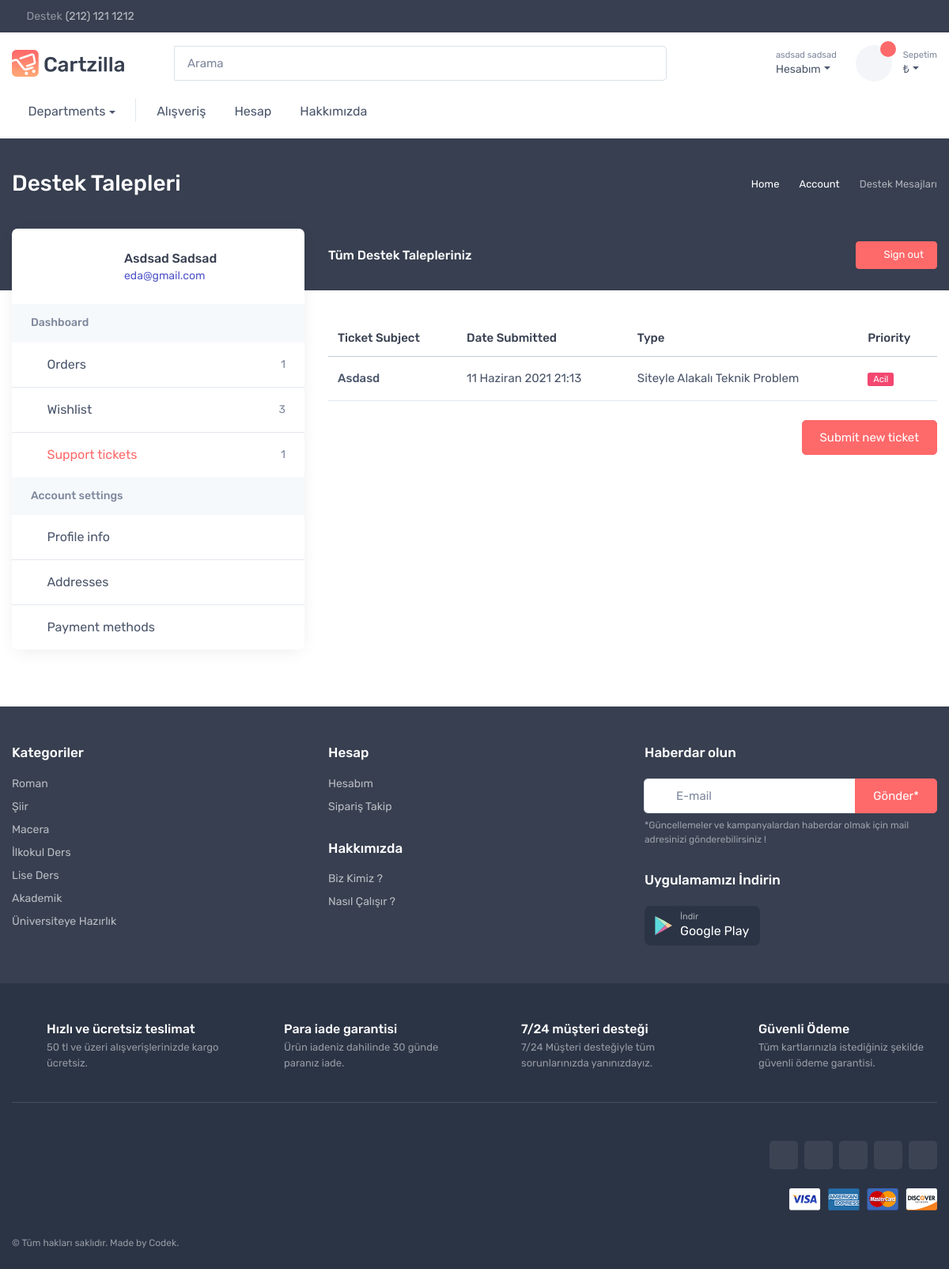
Page /kullanici/destek/ (signed in) on the committed database.
### kullanici/models.py (models this page shows, shortened)
class User(AbstractUser):
    first_name = models.CharField(_('first name'), max_length=150, blank=True,validators=[name_validator])
    last_name = models.CharField(_('last name'), max_length=150, blank=True,validators=[name_validator])
    email = models.EmailField(_('email address'), blank=True,validators=[email_validator],unique=True)
    password = models.CharField(_('password'), max_length=128,validators=[pass_validator])
    adres = models.TextField(max_length=500, blank=False)
    il = models.CharField(max_length=40, blank=False,validators=[])
    ilce = models.CharField(max_length=40, blank=False,validators=[])
    phone = models.CharField( max_length=12,validators=[phone_validator],unique=True)

### direct/models.py (models this page shows, shortened)
class ChatModel(models.Model):
    message_type = models.CharField(max_length=100)
    user = models.ForeignKey(User,on_delete=models.CASCADE)
    priority = models.CharField(max_length=100)
    subject = models.CharField(max_length=150,validators=[val_subject])
    first_message = models.CharField(max_length=250,validators=[val_message])
    created_time = models.DateTimeField(auto_now_add=True)

### kullanici/views.py (the view, shortened to what this page needs)
# urls.py: path("destek/",CreateChatView,name="destek"),
@login_required(login_url=reverse_lazy('login'))
def CreateChatView(request):
    form = CreateChatForm(request.POST or None)
    try:
        chat = ChatModel.objects.filter(user=request.user)
    except Exception as e:
        chat = None
    return render(request,"kullanici/profile/tickets.html",context={"form":form,"chats":chat})

### templates/kullanici/profile/tickets.html (shortened to what this page needs)
{% extends 'kullanici/profile/profile_base.html' %}
{% load static %}
{% block profile_body %}
 <section class="col-lg-12">
          <div class="table-responsive fs-md mb-4">
            <table class="table table-hover mb-0">
              <thead>
                <tr>
                  <th>Ticket Subject</th>
                  <th>Date Submitted</th>
                  <th>Type</th>
                  <th>Priority</th>
                </tr>
              </thead>
              <tbody>
              {% if chats %}
              {% for chat in chats %}
                <tr>
                  <td class="py-3"><a class="nav-link-style fw-medium" href="{% url 'single-ticket' chat.id %}">{{ chat.subject|title }}</a></td>
                  <td class="py-3">{{ chat.created_time }}</td>
                  <td class="py-3">{{ chat.message_type }}</td>
                  <td class="py-3"><span class="badge bg-{{ chat.priority }} m-0">
                      {% if chat.priority == 'danger' %}
                        Acil
                      {% elif chat.priority == 'warning' %}
                        Yüksek
                      {% elif chat.priority == 'info' %}
                        Orta
                    {% elif chat.priority == 'success' %}
                      Düşük
                    {% endif %}
                  </span></td>
                </tr>
              {% endfor %}
              {% endif %}
              </tbody>
            </table>
          </div>
          <div class="text-end">
            <button class="btn btn-primary" data-bs-toggle="modal" data-bs-target="#open-ticket">Submit new ticket</button>
          </div>
        </section>
      </div>
    </div>
{% endblock %}
{% block profil_navigation %}
Destek Mesajları
{% endblock %}
{% block baslik %}
Destek Talepleri
{% endblock %}
{% block sayfa_baslik %}
Tüm Destek Talepleriniz
{% endblock %}

### templates/kullanici/profile/profile_base.html (shortened to what this page needs)
 {% extends 'base/base.html' %}
 {% load static %}
{% block css %}
 <link rel="stylesheet" media="screen" href="{% static 'css/kullanici/profile.css' %}">
 {% endblock %}
 {% block body %}
    <div class="page-title-overlap bg-dark pt-4">
      <div class="container d-lg-flex justify-content-between py-2 py-lg-3">
        <div class="order-lg-2 mb-3 mb-lg-0 pt-lg-2">
          <nav aria-label="breadcrumb">
            <ol class="breadcrumb breadcrumb-light flex-lg-nowrap justify-content-center justify-content-lg-start">
              <li class="breadcrumb-item"><a class="text-nowrap" href="index.html"><i class="ci-home"></i>Home</a></li>
              <li class="breadcrumb-item text-nowrap"><a href="#">Account</a>
              </li>
              <li class="breadcrumb-item text-nowrap active" aria-current="page">{% block profil_navigation %} Profile info {% endblock %}</li>
            </ol>
          </nav>
        </div>
        <div class="order-lg-1 pe-lg-4 text-center text-lg-start">
          <h1 class="h3 text-light mb-0">
            {% block baslik %}{% endblock %}</h1>
        </div>
      </div>
    </div>
    <div class="container pb-5 mb-2 mb-md-4">
      <div class="row">
        <aside class="col-lg-4 pt-4 pt-lg-0 pe-xl-5">
          <div class="bg-white rounded-3 shadow-lg pt-1 mb-5 mb-lg-0">
            <div class="d-md-flex justify-content-between align-items-center text-center text-md-start p-4">
              <div class="d-md-flex align-items-center">
                <div class=" rounded-circle position-relative flex-shrink-0 mx-auto mb-2 mx-md-0 mb-md-0" style="width: 6.375rem;">
                  {% if request.user.profile.image != 'default.jpg' %}
                </div>
                  {% else %}
                  <p class="" id="profileImage" style="background-color:{{ request.user.profile.bg_color }}" ><span class="text text-center">{{ request.user.first_name.0}}{{request.user.last_name.0}}</span></p></div>
                  {% endif %}
                <div class="ps-md-3">
                  <h3 class="fs-base mb-0">{{ request.user.first_name|title }} {{ request.user.last_name|title }}</h3><span class="text-accent fs-sm">{{ request.user.email }}</span>
                </div>
              </div><a class="btn btn-primary d-lg-none mb-2 mt-3 mt-md-0" href="#account-menu" data-bs-toggle="collapse" aria-expanded="false">Account menu</a>
            </div>
            <div class="d-lg-block collapse" id="account-menu">
              <div class="bg-secondary px-4 py-3">
                <h3 class="fs-sm mb-0 text-muted">Dashboard</h3>
              </div>
              {% url 'destek' as destek %}
              {% url 'profile' as profile %}
              <ul class="list-unstyled mb-0">
                <li class="border-bottom mb-0"><a class="nav-link-style d-flex align-items-center px-4 py-3" href="account-orders.html"><i class="ci-bag opacity-60 me-2"></i>Orders<span class="fs-sm text-muted ms-auto">1</span></a></li>
                <li class="border-bottom mb-0"><a class="nav-link-style d-flex align-items-center px-4 py-3" href="account-wishlist.html"><i class="ci-heart opacity-60 me-2"></i>Wishlist<span class="fs-sm text-muted ms-auto">3</span></a></li>
                <li class="mb-0"><a  {% if request.path == destek %} class= "nav-link-style d-flex align-items-center px-4 py-3 active " {% else %} class= "nav-link-style d-flex align-items-center px-4 py-3" {% endif %} href="{% url 'destek' %}"><i class="ci-help opacity-60 me-2"></i>Support tickets<span class="fs-sm text-muted ms-auto">1</span></a></li>
              </ul>
              <div class="bg-secondary px-4 py-3">
                <h3 class="fs-sm mb-0 text-muted">Account settings</h3>
              </div>
              <ul class="list-unstyled mb-0">
                <li class="border-bottom mb-0"><a {% if request.path == profile %} class= "nav-link-style d-flex align-items-center px-4 py-3 active "   {% else %} class= "nav-link-style d-flex align-items-center px-4 py-3 " {% endif %} href="{% url 'profile' %}"><i class="ci-user opacity-60 me-2"></i>Profile info</a></li>
                <li class="border-bottom mb-0"><a class="nav-link-style d-flex align-items-center px-4 py-3" href="account-address.html"><i class="ci-location opacity-60 me-2"></i>Addresses</a></li>
                <li class="mb-0"><a class="nav-link-style d-flex align-items-center px-4 py-3" href="account-payment.html"><i class="ci-card opacity-60 me-2"></i>Payment methods</a></li>
              </ul>
            </div>
          </div>
        </aside>
        <section class="col-lg-8">
          <div class="d-none d-lg-flex justify-content-between align-items-center pt-lg-3 pb-4 pb-lg-5 mb-lg-3">
          {% block ust_icerik %}  <h6 class="fs-base text-light mb-0">{% block sayfa_baslik %} Profilinizi Güncelleyin {% endblock %}</h6>{% endblock %}<a class="btn btn-primary btn-sm" href="{% url 'logout' %}"><i class="ci-sign-out me-2"></i>Sign out</a>
          </div>
              {% block profile_body %}{% endblock %}
      </div>
 {% endblock %}

### templates/base/navbar_profil.html (shortened to what this page needs)
{% load static %}
<div class="dropdown">
                    <a class="navbar-tool ms-1 ms-lg-0 me-n1 me-lg-2 " href="{% url 'login' %}" data-bs-toggle="dropdown">
                <div class="navbar-tool-icon-box"><i class="navbar-tool-icon ci-user"></i></div>
                 <div class="navbar-tool-text ms-n3"><small>{% if user.is_authenticated %} {{user.first_name}} {{user.last_name}} {% else %} Giriş Yapın {% endif %} </small>Hesabım</div></a>
                </div>

### rows in the picture
User: first_name "asdsad", last_name "sadsad", user.first_name "Asdsad", user.last_name "Sadsad", user.email "eda@gmail.com"
ChatModel: subject "Asdasd", created_time "11 Haziran 2021 21:13", message_type "Siteyle Alakalı Teknik Problem", priority "Acil"
